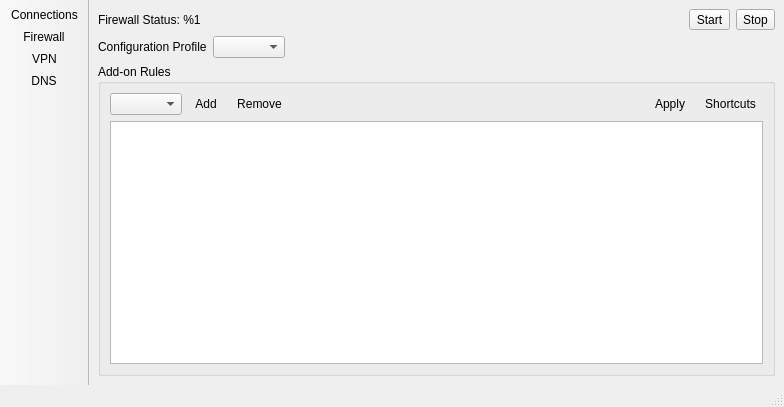
<?xml version="1.0" encoding="UTF-8"?>
<ui version="4.0">
 <class>mainUI</class>
 <widget class="QMainWindow" name="mainUI">
  <property name="geometry">
   <rect>
    <x>0</x>
    <y>0</y>
    <width>784</width>
    <height>407</height>
   </rect>
  </property>
  <property name="contextMenuPolicy">
   <enum>Qt::NoContextMenu</enum>
  </property>
  <property name="windowTitle">
   <string>Network Manager</string>
  </property>
  <property name="windowIcon">
   <iconset theme="preferences-system-network">
    <normaloff>.</normaloff>.</iconset>
  </property>
  <widget class="QWidget" name="centralwidget">
   <layout class="QVBoxLayout" name="verticalLayout">
    <property name="leftMargin">
     <number>0</number>
    </property>
    <property name="topMargin">
     <number>0</number>
    </property>
    <property name="rightMargin">
     <number>0</number>
    </property>
    <property name="bottomMargin">
     <number>0</number>
    </property>
    <item>
     <widget class="QStackedWidget" name="stackedWidget">
      <property name="currentIndex">
       <number>2</number>
      </property>
      <widget class="QWidget" name="page_connections">
       <layout class="QGridLayout" name="gridLayout">
        <item row="0" column="0" colspan="2">
         <widget class="QTabWidget" name="tabs_conn">
          <property name="currentIndex">
           <number>0</number>
          </property>
          <widget class="QWidget" name="tab_conn_status">
           <attribute name="icon">
            <iconset theme="dialog-information">
             <normaloff>.</normaloff>.</iconset>
           </attribute>
           <attribute name="title">
            <string>Devices</string>
           </attribute>
           <layout class="QVBoxLayout" name="verticalLayout_4">
            <property name="leftMargin">
             <number>2</number>
            </property>
            <property name="topMargin">
             <number>2</number>
            </property>
            <property name="rightMargin">
             <number>2</number>
            </property>
            <property name="bottomMargin">
             <number>2</number>
            </property>
            <item>
             <layout class="QHBoxLayout" name="horizontalLayout_3">
              <item>
               <widget class="QToolButton" name="tool_conn_status_refresh">
                <property name="sizePolicy">
                 <sizepolicy hsizetype="Preferred" vsizetype="Preferred">
                  <horstretch>0</horstretch>
                  <verstretch>0</verstretch>
                 </sizepolicy>
                </property>
                <property name="text">
                 <string>Refresh</string>
                </property>
                <property name="icon">
                 <iconset theme="reload">
                  <normaloff>.</normaloff>.</iconset>
                </property>
                <property name="toolButtonStyle">
                 <enum>Qt::ToolButtonTextBesideIcon</enum>
                </property>
                <property name="autoRaise">
                 <bool>false</bool>
                </property>
               </widget>
              </item>
              <item>
               <widget class="QComboBox" name="combo_conn_devices">
                <property name="sizePolicy">
                 <sizepolicy hsizetype="Preferred" vsizetype="Preferred">
                  <horstretch>0</horstretch>
                  <verstretch>0</verstretch>
                 </sizepolicy>
                </property>
                <property name="sizeAdjustPolicy">
                 <enum>QComboBox::AdjustToContents</enum>
                </property>
                <property name="minimumContentsLength">
                 <number>6</number>
                </property>
               </widget>
              </item>
              <item>
               <spacer name="horizontalSpacer_2">
                <property name="orientation">
                 <enum>Qt::Horizontal</enum>
                </property>
                <property name="sizeHint" stdset="0">
                 <size>
                  <width>5</width>
                  <height>20</height>
                 </size>
                </property>
               </spacer>
              </item>
              <item>
               <widget class="QToolButton" name="tool_dev_start">
                <property name="sizePolicy">
                 <sizepolicy hsizetype="Preferred" vsizetype="Preferred">
                  <horstretch>0</horstretch>
                  <verstretch>0</verstretch>
                 </sizepolicy>
                </property>
                <property name="text">
                 <string>Enable</string>
                </property>
                <property name="icon">
                 <iconset theme="system-run">
                  <normaloff>.</normaloff>.</iconset>
                </property>
                <property name="iconSize">
                 <size>
                  <width>20</width>
                  <height>20</height>
                 </size>
                </property>
                <property name="toolButtonStyle">
                 <enum>Qt::ToolButtonTextBesideIcon</enum>
                </property>
                <property name="autoRaise">
                 <bool>true</bool>
                </property>
               </widget>
              </item>
              <item>
               <widget class="QToolButton" name="tool_dev_stop">
                <property name="sizePolicy">
                 <sizepolicy hsizetype="Preferred" vsizetype="Preferred">
                  <horstretch>0</horstretch>
                  <verstretch>0</verstretch>
                 </sizepolicy>
                </property>
                <property name="text">
                 <string>Disable</string>
                </property>
                <property name="icon">
                 <iconset theme="system-cancel">
                  <normaloff>.</normaloff>.</iconset>
                </property>
                <property name="iconSize">
                 <size>
                  <width>20</width>
                  <height>20</height>
                 </size>
                </property>
                <property name="toolButtonStyle">
                 <enum>Qt::ToolButtonTextBesideIcon</enum>
                </property>
                <property name="autoRaise">
                 <bool>true</bool>
                </property>
               </widget>
              </item>
              <item>
               <widget class="QToolButton" name="tool_dev_restart">
                <property name="sizePolicy">
                 <sizepolicy hsizetype="Preferred" vsizetype="Preferred">
                  <horstretch>0</horstretch>
                  <verstretch>0</verstretch>
                 </sizepolicy>
                </property>
                <property name="text">
                 <string>Restart</string>
                </property>
                <property name="icon">
                 <iconset theme="reload">
                  <normaloff>.</normaloff>.</iconset>
                </property>
                <property name="iconSize">
                 <size>
                  <width>20</width>
                  <height>20</height>
                 </size>
                </property>
                <property name="toolButtonStyle">
                 <enum>Qt::ToolButtonTextBesideIcon</enum>
                </property>
                <property name="autoRaise">
                 <bool>true</bool>
                </property>
               </widget>
              </item>
             </layout>
            </item>
            <item>
             <widget class="QTextEdit" name="text_conn_dev_status">
              <property name="frameShape">
               <enum>QFrame::NoFrame</enum>
              </property>
              <property name="autoFormatting">
               <set>QTextEdit::AutoAll</set>
              </property>
              <property name="readOnly">
               <bool>true</bool>
              </property>
             </widget>
            </item>
           </layout>
          </widget>
          <widget class="QWidget" name="tab_conn_wifi">
           <attribute name="icon">
            <iconset theme="network-wireless">
             <normaloff>.</normaloff>.</iconset>
           </attribute>
           <attribute name="title">
            <string>Wifi Networks</string>
           </attribute>
           <layout class="QVBoxLayout" name="verticalLayout_5">
            <item>
             <layout class="QHBoxLayout" name="horizontalLayout_5">
              <item>
               <widget class="QToolButton" name="tool_wifi_refresh">
                <property name="sizePolicy">
                 <sizepolicy hsizetype="Preferred" vsizetype="Preferred">
                  <horstretch>0</horstretch>
                  <verstretch>0</verstretch>
                 </sizepolicy>
                </property>
                <property name="text">
                 <string>Scan</string>
                </property>
                <property name="icon">
                 <iconset theme="network-wireless">
                  <normaloff>.</normaloff>.</iconset>
                </property>
                <property name="toolButtonStyle">
                 <enum>Qt::ToolButtonTextBesideIcon</enum>
                </property>
               </widget>
              </item>
              <item>
               <spacer name="horizontalSpacer_3">
                <property name="orientation">
                 <enum>Qt::Horizontal</enum>
                </property>
                <property name="sizeHint" stdset="0">
                 <size>
                  <width>40</width>
                  <height>20</height>
                 </size>
                </property>
               </spacer>
              </item>
              <item>
               <widget class="QToolButton" name="tool_forget_wifi">
                <property name="text">
                 <string>Forget</string>
                </property>
                <property name="icon">
                 <iconset theme="cancel">
                  <normaloff>.</normaloff>.</iconset>
                </property>
                <property name="toolButtonStyle">
                 <enum>Qt::ToolButtonTextBesideIcon</enum>
                </property>
               </widget>
              </item>
              <item>
               <widget class="QToolButton" name="tool_connect_wifi">
                <property name="sizePolicy">
                 <sizepolicy hsizetype="Preferred" vsizetype="Preferred">
                  <horstretch>0</horstretch>
                  <verstretch>0</verstretch>
                 </sizepolicy>
                </property>
                <property name="text">
                 <string>Connect</string>
                </property>
                <property name="icon">
                 <iconset theme="network-wired">
                  <normaloff>.</normaloff>.</iconset>
                </property>
                <property name="toolButtonStyle">
                 <enum>Qt::ToolButtonTextBesideIcon</enum>
                </property>
               </widget>
              </item>
             </layout>
            </item>
            <item>
             <widget class="QTreeWidget" name="tree_wifi_networks">
              <column>
               <property name="text">
                <string>Security</string>
               </property>
              </column>
              <column>
               <property name="text">
                <string>Signal Strength</string>
               </property>
              </column>
              <column>
               <property name="text">
                <string>Name</string>
               </property>
              </column>
             </widget>
            </item>
           </layout>
          </widget>
          <widget class="QWidget" name="tab_conn_config">
           <attribute name="icon">
            <iconset theme="configure">
             <normaloff>.</normaloff>.</iconset>
           </attribute>
           <attribute name="title">
            <string>Static Addresses</string>
           </attribute>
           <layout class="QVBoxLayout" name="verticalLayout_2">
            <item>
             <widget class="QGroupBox" name="group_conn_dev_static">
              <property name="title">
               <string>Static Address Profiles</string>
              </property>
              <property name="checkable">
               <bool>false</bool>
              </property>
              <property name="checked">
               <bool>false</bool>
              </property>
              <layout class="QVBoxLayout" name="verticalLayout_3">
               <item>
                <layout class="QGridLayout" name="gridLayout_2">
                 <item row="0" column="0">
                  <widget class="QLabel" name="label_8">
                   <property name="text">
                    <string>Sentinel IP</string>
                   </property>
                  </widget>
                 </item>
                 <item row="0" column="1">
                  <layout class="QHBoxLayout" name="horizontalLayout_2">
                   <item>
                    <widget class="QComboBox" name="combo_conn_static_profile">
                     <property name="sizePolicy">
                      <sizepolicy hsizetype="Expanding" vsizetype="Preferred">
                       <horstretch>0</horstretch>
                       <verstretch>0</verstretch>
                      </sizepolicy>
                     </property>
                    </widget>
                   </item>
                   <item>
                    <widget class="QToolButton" name="tool_conn_remove_profile">
                     <property name="toolTip">
                      <string>Delete Profile</string>
                     </property>
                     <property name="text">
                      <string notr="true"/>
                     </property>
                     <property name="icon">
                      <iconset theme="edit-delete">
                       <normaloff>.</normaloff>.</iconset>
                     </property>
                     <property name="autoRaise">
                      <bool>true</bool>
                     </property>
                    </widget>
                   </item>
                   <item>
                    <widget class="QToolButton" name="tool_conn_new_profile">
                     <property name="sizePolicy">
                      <sizepolicy hsizetype="Preferred" vsizetype="Preferred">
                       <horstretch>0</horstretch>
                       <verstretch>0</verstretch>
                      </sizepolicy>
                     </property>
                     <property name="toolTip">
                      <string>Create Profile</string>
                     </property>
                     <property name="text">
                      <string notr="true"/>
                     </property>
                     <property name="icon">
                      <iconset theme="document-new">
                       <normaloff>.</normaloff>.</iconset>
                     </property>
                     <property name="autoRaise">
                      <bool>true</bool>
                     </property>
                    </widget>
                   </item>
                  </layout>
                 </item>
                 <item row="1" column="1">
                  <widget class="QLineEdit" name="line_static_v4_address">
                   <property name="alignment">
                    <set>Qt::AlignCenter</set>
                   </property>
                   <property name="placeholderText">
                    <string>123.456.789.101/24</string>
                   </property>
                  </widget>
                 </item>
                 <item row="1" column="0">
                  <widget class="QLabel" name="label_9">
                   <property name="text">
                    <string>IPv4 Address</string>
                   </property>
                   <property name="alignment">
                    <set>Qt::AlignRight|Qt::AlignTrailing|Qt::AlignVCenter</set>
                   </property>
                  </widget>
                 </item>
                 <item row="2" column="1">
                  <widget class="QLineEdit" name="line_static_v4_gateway">
                   <property name="text">
                    <string/>
                   </property>
                   <property name="alignment">
                    <set>Qt::AlignCenter</set>
                   </property>
                   <property name="placeholderText">
                    <string>123.456.0.1</string>
                   </property>
                   <property name="clearButtonEnabled">
                    <bool>false</bool>
                   </property>
                  </widget>
                 </item>
                 <item row="2" column="0">
                  <widget class="QLabel" name="label_2">
                   <property name="text">
                    <string>IPv4 Gateway</string>
                   </property>
                   <property name="alignment">
                    <set>Qt::AlignRight|Qt::AlignTrailing|Qt::AlignVCenter</set>
                   </property>
                  </widget>
                 </item>
                 <item row="3" column="1">
                  <layout class="QHBoxLayout" name="horizontalLayout_4">
                   <item>
                    <spacer name="horizontalSpacer">
                     <property name="orientation">
                      <enum>Qt::Horizontal</enum>
                     </property>
                     <property name="sizeHint" stdset="0">
                      <size>
                       <width>40</width>
                       <height>20</height>
                      </size>
                     </property>
                    </spacer>
                   </item>
                   <item>
                    <widget class="QToolButton" name="tool_conn_profile_apply">
                     <property name="sizePolicy">
                      <sizepolicy hsizetype="Preferred" vsizetype="Preferred">
                       <horstretch>0</horstretch>
                       <verstretch>0</verstretch>
                      </sizepolicy>
                     </property>
                     <property name="text">
                      <string>Save Profile</string>
                     </property>
                     <property name="icon">
                      <iconset theme="completed">
                       <normaloff>.</normaloff>.</iconset>
                     </property>
                     <property name="toolButtonStyle">
                      <enum>Qt::ToolButtonTextBesideIcon</enum>
                     </property>
                     <property name="autoRaise">
                      <bool>true</bool>
                     </property>
                    </widget>
                   </item>
                  </layout>
                 </item>
                </layout>
               </item>
               <item>
                <spacer name="verticalSpacer">
                 <property name="orientation">
                  <enum>Qt::Vertical</enum>
                 </property>
                 <property name="sizeHint" stdset="0">
                  <size>
                   <width>20</width>
                   <height>5</height>
                  </size>
                 </property>
                </spacer>
               </item>
               <item>
                <widget class="QLabel" name="label">
                 <property name="font">
                  <font>
                   <italic>true</italic>
                  </font>
                 </property>
                 <property name="text">
                  <string>&lt;html&gt;&lt;head/&gt;&lt;body&gt;&lt;p&gt;Static addresses are only used when the sentinel system IP is detected on the network. If no static address rules match the current network, then an automatic address will be applied instead.&lt;/p&gt;&lt;/body&gt;&lt;/html&gt;</string>
                 </property>
                 <property name="wordWrap">
                  <bool>true</bool>
                 </property>
                </widget>
               </item>
              </layout>
             </widget>
            </item>
           </layout>
          </widget>
         </widget>
        </item>
       </layout>
      </widget>
      <widget class="QWidget" name="page_dns">
       <layout class="QVBoxLayout" name="verticalLayout_6">
        <item>
         <widget class="QTabWidget" name="tabWidget_dns">
          <property name="currentIndex">
           <number>0</number>
          </property>
          <widget class="QWidget" name="tab_dns_status">
           <attribute name="icon">
            <iconset theme="nmap">
             <normaloff>.</normaloff>.</iconset>
           </attribute>
           <attribute name="title">
            <string>Current Status</string>
           </attribute>
           <layout class="QVBoxLayout" name="verticalLayout_7">
            <item>
             <layout class="QHBoxLayout" name="horizontalLayout">
              <item>
               <widget class="QToolButton" name="tool_refresh_dns_status">
                <property name="text">
                 <string>Refresh</string>
                </property>
                <property name="icon">
                 <iconset theme="reload">
                  <normaloff>.</normaloff>.</iconset>
                </property>
                <property name="toolButtonStyle">
                 <enum>Qt::ToolButtonTextBesideIcon</enum>
                </property>
               </widget>
              </item>
              <item>
               <spacer name="horizontalSpacer_4">
                <property name="orientation">
                 <enum>Qt::Horizontal</enum>
                </property>
                <property name="sizeHint" stdset="0">
                 <size>
                  <width>40</width>
                  <height>20</height>
                 </size>
                </property>
               </spacer>
              </item>
             </layout>
            </item>
            <item>
             <widget class="QPlainTextEdit" name="text_current_dns">
              <property name="styleSheet">
               <string notr="true">background: transparent;</string>
              </property>
              <property name="frameShape">
               <enum>QFrame::NoFrame</enum>
              </property>
              <property name="readOnly">
               <bool>true</bool>
              </property>
             </widget>
            </item>
           </layout>
          </widget>
          <widget class="QWidget" name="tab_dns_custom">
           <attribute name="icon">
            <iconset theme="configure">
             <normaloff>.</normaloff>.</iconset>
           </attribute>
           <attribute name="title">
            <string>Custom Entries</string>
           </attribute>
           <layout class="QVBoxLayout" name="verticalLayout_8">
            <item>
             <layout class="QHBoxLayout" name="horizontalLayout_6">
              <item>
               <widget class="QToolButton" name="tool_dns_apply">
                <property name="text">
                 <string>Apply</string>
                </property>
                <property name="icon">
                 <iconset theme="dialog-apply">
                  <normaloff>.</normaloff>.</iconset>
                </property>
                <property name="toolButtonStyle">
                 <enum>Qt::ToolButtonTextBesideIcon</enum>
                </property>
               </widget>
              </item>
              <item>
               <widget class="QLabel" name="label_3">
                <property name="text">
                 <string>Custom DNS entries</string>
                </property>
               </widget>
              </item>
              <item>
               <widget class="QToolButton" name="tool_dns_add">
                <property name="text">
                 <string>Add</string>
                </property>
                <property name="icon">
                 <iconset theme="list-add">
                  <normaloff>.</normaloff>.</iconset>
                </property>
                <property name="autoRaise">
                 <bool>true</bool>
                </property>
               </widget>
              </item>
              <item>
               <widget class="QToolButton" name="tool_dns_remove">
                <property name="text">
                 <string>Remove</string>
                </property>
                <property name="icon">
                 <iconset theme="list-remove">
                  <normaloff>.</normaloff>.</iconset>
                </property>
                <property name="autoRaise">
                 <bool>true</bool>
                </property>
               </widget>
              </item>
              <item>
               <widget class="QToolButton" name="tool_dns_up">
                <property name="text">
                 <string>Up</string>
                </property>
                <property name="icon">
                 <iconset theme="arrow-up">
                  <normaloff>.</normaloff>.</iconset>
                </property>
                <property name="autoRaise">
                 <bool>true</bool>
                </property>
               </widget>
              </item>
              <item>
               <widget class="QToolButton" name="tool_dns_down">
                <property name="text">
                 <string>Down</string>
                </property>
                <property name="icon">
                 <iconset theme="arrow-down">
                  <normaloff>.</normaloff>.</iconset>
                </property>
                <property name="autoRaise">
                 <bool>true</bool>
                </property>
               </widget>
              </item>
             </layout>
            </item>
            <item>
             <widget class="QListWidget" name="list_dns_custom"/>
            </item>
            <item>
             <widget class="QLabel" name="label_4">
              <property name="font">
               <font>
                <italic>true</italic>
               </font>
              </property>
              <property name="text">
               <string>Note: Entries are ordered by priority (higher is earlier)</string>
              </property>
              <property name="wordWrap">
               <bool>true</bool>
              </property>
             </widget>
            </item>
           </layout>
          </widget>
         </widget>
        </item>
       </layout>
      </widget>
      <widget class="QWidget" name="page_firewall">
       <layout class="QVBoxLayout" name="verticalLayout_12">
        <item>
         <layout class="QHBoxLayout" name="horizontalLayout_8">
          <item>
           <widget class="QLabel" name="label_fw_status">
            <property name="text">
             <string>Firewall Status: %1</string>
            </property>
           </widget>
          </item>
          <item>
           <widget class="QToolButton" name="tool_fw_start">
            <property name="font">
             <font>
              <weight>50</weight>
              <italic>false</italic>
              <bold>false</bold>
             </font>
            </property>
            <property name="toolTip">
             <string>Turn on the firewall, providing protection against network attacks.</string>
            </property>
            <property name="text">
             <string>Start</string>
            </property>
            <property name="icon">
             <iconset theme="security-high">
              <normaloff>.</normaloff>.</iconset>
            </property>
            <property name="toolButtonStyle">
             <enum>Qt::ToolButtonTextBesideIcon</enum>
            </property>
           </widget>
          </item>
          <item>
           <widget class="QToolButton" name="tool_fw_stop">
            <property name="font">
             <font>
              <weight>50</weight>
              <italic>false</italic>
              <bold>false</bold>
             </font>
            </property>
            <property name="toolTip">
             <string>Turn off the wirewall, opening up all ports for remote access.</string>
            </property>
            <property name="text">
             <string>Stop</string>
            </property>
            <property name="icon">
             <iconset theme="security-low">
              <normaloff>.</normaloff>.</iconset>
            </property>
            <property name="toolButtonStyle">
             <enum>Qt::ToolButtonTextBesideIcon</enum>
            </property>
           </widget>
          </item>
         </layout>
        </item>
        <item>
         <layout class="QHBoxLayout" name="horizontalLayout_10">
          <item>
           <widget class="QLabel" name="label_6">
            <property name="text">
             <string>Configuration Profile</string>
            </property>
           </widget>
          </item>
          <item>
           <widget class="QComboBox" name="combo_fw_profile">
            <property name="sizeAdjustPolicy">
             <enum>QComboBox::AdjustToContents</enum>
            </property>
           </widget>
          </item>
          <item>
           <spacer name="horizontalSpacer_7">
            <property name="orientation">
             <enum>Qt::Horizontal</enum>
            </property>
            <property name="sizeHint" stdset="0">
             <size>
              <width>40</width>
              <height>20</height>
             </size>
            </property>
           </spacer>
          </item>
         </layout>
        </item>
        <item>
         <widget class="QGroupBox" name="group_fw_rules">
          <property name="sizePolicy">
           <sizepolicy hsizetype="Preferred" vsizetype="Expanding">
            <horstretch>0</horstretch>
            <verstretch>0</verstretch>
           </sizepolicy>
          </property>
          <property name="title">
           <string>Add-on Rules</string>
          </property>
          <layout class="QVBoxLayout" name="verticalLayout_13">
           <item>
            <layout class="QHBoxLayout" name="horizontalLayout_9">
             <item>
              <widget class="QComboBox" name="combo_fw_rules">
               <property name="sizeAdjustPolicy">
                <enum>QComboBox::AdjustToContents</enum>
               </property>
              </widget>
             </item>
             <item>
              <widget class="QToolButton" name="tool_fw_addrule">
               <property name="text">
                <string>Add</string>
               </property>
               <property name="icon">
                <iconset theme="list-add">
                 <normaloff>.</normaloff>.</iconset>
               </property>
               <property name="autoRaise">
                <bool>true</bool>
               </property>
              </widget>
             </item>
             <item>
              <widget class="QToolButton" name="tool_fw_rmrule">
               <property name="text">
                <string>Remove</string>
               </property>
               <property name="icon">
                <iconset theme="list-remove">
                 <normaloff>.</normaloff>.</iconset>
               </property>
               <property name="autoRaise">
                <bool>true</bool>
               </property>
              </widget>
             </item>
             <item>
              <spacer name="horizontalSpacer_8">
               <property name="orientation">
                <enum>Qt::Horizontal</enum>
               </property>
               <property name="sizeHint" stdset="0">
                <size>
                 <width>40</width>
                 <height>20</height>
                </size>
               </property>
              </spacer>
             </item>
             <item>
              <widget class="QToolButton" name="tool_fw_applyrule">
               <property name="text">
                <string>Apply</string>
               </property>
               <property name="icon">
                <iconset theme="dialog-apply">
                 <normaloff>.</normaloff>.</iconset>
               </property>
               <property name="toolButtonStyle">
                <enum>Qt::ToolButtonTextBesideIcon</enum>
               </property>
               <property name="autoRaise">
                <bool>true</bool>
               </property>
              </widget>
             </item>
             <item>
              <widget class="QToolButton" name="tool_fw_shortcuts">
               <property name="text">
                <string>Shortcuts</string>
               </property>
               <property name="icon">
                <iconset theme="open-menu">
                 <normaloff>.</normaloff>.</iconset>
               </property>
               <property name="popupMode">
                <enum>QToolButton::InstantPopup</enum>
               </property>
               <property name="toolButtonStyle">
                <enum>Qt::ToolButtonTextBesideIcon</enum>
               </property>
               <property name="autoRaise">
                <bool>true</bool>
               </property>
              </widget>
             </item>
            </layout>
           </item>
           <item>
            <widget class="QTextEdit" name="text_fw_rule"/>
           </item>
          </layout>
         </widget>
        </item>
       </layout>
      </widget>
      <widget class="QWidget" name="page_vpn">
       <layout class="QVBoxLayout" name="verticalLayout_9">
        <item>
         <widget class="QTabWidget" name="tabWidget_vpn">
          <property name="currentIndex">
           <number>0</number>
          </property>
          <widget class="QWidget" name="tab_vpn_wireguard">
           <attribute name="icon">
            <iconset theme="wireguard">
             <normaloff>.</normaloff>.</iconset>
           </attribute>
           <attribute name="title">
            <string>Wireguard</string>
           </attribute>
           <layout class="QVBoxLayout" name="verticalLayout_11">
            <item>
             <layout class="QHBoxLayout" name="horizontalLayout_7">
              <item>
               <widget class="QToolButton" name="tool_wg_refresh">
                <property name="text">
                 <string>Refresh</string>
                </property>
                <property name="icon">
                 <iconset theme="reload">
                  <normaloff>.</normaloff>.</iconset>
                </property>
                <property name="toolButtonStyle">
                 <enum>Qt::ToolButtonTextBesideIcon</enum>
                </property>
               </widget>
              </item>
              <item>
               <spacer name="horizontalSpacer_6">
                <property name="orientation">
                 <enum>Qt::Horizontal</enum>
                </property>
                <property name="sizeHint" stdset="0">
                 <size>
                  <width>40</width>
                  <height>20</height>
                 </size>
                </property>
               </spacer>
              </item>
              <item>
               <widget class="QToolButton" name="tool_wg_start">
                <property name="toolTip">
                 <string>Start Profile</string>
                </property>
                <property name="text">
                 <string>...</string>
                </property>
                <property name="icon">
                 <iconset theme="system-run">
                  <normaloff>.</normaloff>.</iconset>
                </property>
                <property name="autoRaise">
                 <bool>true</bool>
                </property>
               </widget>
              </item>
              <item>
               <widget class="QToolButton" name="tool_wg_stop">
                <property name="toolTip">
                 <string>Stop Profile</string>
                </property>
                <property name="text">
                 <string>...</string>
                </property>
                <property name="icon">
                 <iconset theme="system-cancel">
                  <normaloff>.</normaloff>.</iconset>
                </property>
                <property name="autoRaise">
                 <bool>true</bool>
                </property>
               </widget>
              </item>
              <item>
               <spacer name="horizontalSpacer_5">
                <property name="orientation">
                 <enum>Qt::Horizontal</enum>
                </property>
                <property name="sizeHint" stdset="0">
                 <size>
                  <width>40</width>
                  <height>20</height>
                 </size>
                </property>
               </spacer>
              </item>
              <item>
               <widget class="QToolButton" name="tool_wg_add">
                <property name="toolTip">
                 <string>Add Profile</string>
                </property>
                <property name="text">
                 <string>...</string>
                </property>
                <property name="icon">
                 <iconset theme="list-add">
                  <normaloff>.</normaloff>.</iconset>
                </property>
                <property name="autoRaise">
                 <bool>true</bool>
                </property>
               </widget>
              </item>
              <item>
               <widget class="QToolButton" name="tool_wg_remove">
                <property name="toolTip">
                 <string>Remove Profile</string>
                </property>
                <property name="text">
                 <string>...</string>
                </property>
                <property name="icon">
                 <iconset theme="list-remove">
                  <normaloff>.</normaloff>.</iconset>
                </property>
                <property name="autoRaise">
                 <bool>true</bool>
                </property>
               </widget>
              </item>
             </layout>
            </item>
            <item>
             <widget class="QTreeWidget" name="tree_wireguard">
              <property name="indentation">
               <number>5</number>
              </property>
              <property name="uniformRowHeights">
               <bool>true</bool>
              </property>
              <property name="sortingEnabled">
               <bool>true</bool>
              </property>
              <property name="animated">
               <bool>true</bool>
              </property>
              <attribute name="headerDefaultSectionSize">
               <number>150</number>
              </attribute>
              <column>
               <property name="text">
                <string>Status</string>
               </property>
              </column>
              <column>
               <property name="text">
                <string>Profile</string>
               </property>
              </column>
             </widget>
            </item>
           </layout>
          </widget>
          <widget class="QWidget" name="tab_vpn_openvpn">
           <attribute name="icon">
            <iconset theme="network-vpn">
             <normaloff>.</normaloff>.</iconset>
           </attribute>
           <attribute name="title">
            <string>OpenVPN</string>
           </attribute>
           <layout class="QVBoxLayout" name="verticalLayout_10">
            <item>
             <widget class="QLabel" name="label_5">
              <property name="font">
               <font>
                <pointsize>13</pointsize>
                <weight>75</weight>
                <bold>true</bold>
               </font>
              </property>
              <property name="text">
               <string>Coming soon!</string>
              </property>
             </widget>
            </item>
           </layout>
          </widget>
         </widget>
        </item>
       </layout>
      </widget>
     </widget>
    </item>
   </layout>
  </widget>
  <widget class="QStatusBar" name="statusbar"/>
  <widget class="QToolBar" name="toolBar">
   <property name="contextMenuPolicy">
    <enum>Qt::NoContextMenu</enum>
   </property>
   <property name="windowTitle">
    <string>toolBar</string>
   </property>
   <property name="autoFillBackground">
    <bool>true</bool>
   </property>
   <property name="movable">
    <bool>false</bool>
   </property>
   <property name="allowedAreas">
    <set>Qt::LeftToolBarArea</set>
   </property>
   <property name="iconSize">
    <size>
     <width>32</width>
     <height>32</height>
    </size>
   </property>
   <property name="toolButtonStyle">
    <enum>Qt::ToolButtonTextUnderIcon</enum>
   </property>
   <property name="floatable">
    <bool>false</bool>
   </property>
   <attribute name="toolBarArea">
    <enum>LeftToolBarArea</enum>
   </attribute>
   <attribute name="toolBarBreak">
    <bool>false</bool>
   </attribute>
   <addaction name="actionConnections"/>
   <addaction name="actionFirewall"/>
   <addaction name="actionVPN"/>
   <addaction name="actionDNS"/>
  </widget>
  <action name="actionConnections">
   <property name="checkable">
    <bool>true</bool>
   </property>
   <property name="icon">
    <iconset theme="network-wired">
     <normaloff>.</normaloff>.</iconset>
   </property>
   <property name="text">
    <string>Connections</string>
   </property>
   <property name="toolTip">
    <string>Network Connections</string>
   </property>
  </action>
  <action name="actionFirewall">
   <property name="checkable">
    <bool>true</bool>
   </property>
   <property name="icon">
    <iconset theme="preferences-web-browser-adblock">
     <normaloff>.</normaloff>.</iconset>
   </property>
   <property name="text">
    <string>Firewall</string>
   </property>
   <property name="toolTip">
    <string>Firewall Settings</string>
   </property>
  </action>
  <action name="actionVPN">
   <property name="checkable">
    <bool>true</bool>
   </property>
   <property name="icon">
    <iconset theme="preferences-web-browser-ssl">
     <normaloff>.</normaloff>.</iconset>
   </property>
   <property name="text">
    <string>VPN</string>
   </property>
   <property name="toolTip">
    <string>VPN Settings</string>
   </property>
  </action>
  <action name="actionDNS">
   <property name="checkable">
    <bool>true</bool>
   </property>
   <property name="icon">
    <iconset theme="nmap">
     <normaloff>.</normaloff>.</iconset>
   </property>
   <property name="text">
    <string>DNS</string>
   </property>
   <property name="toolTip">
    <string>Domain Name Services</string>
   </property>
  </action>
 </widget>
 <resources/>
 <connections/>
</ui>
